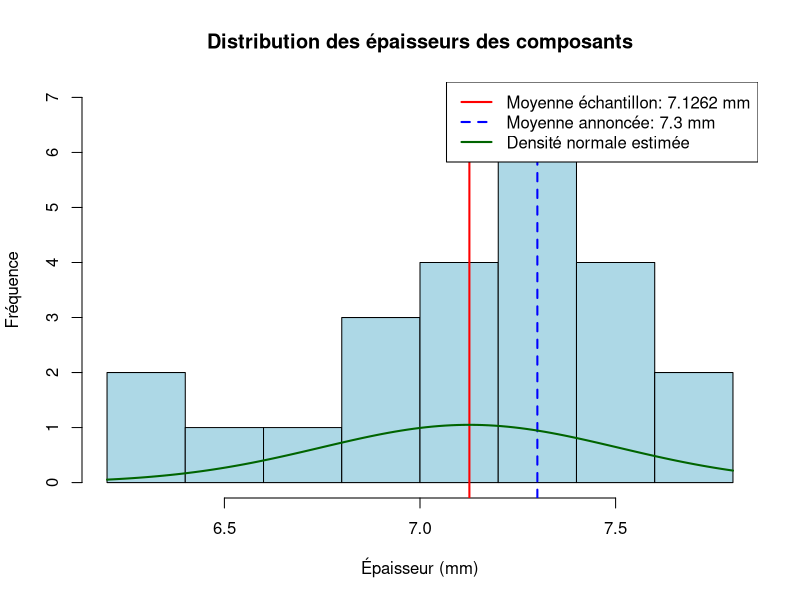

Reproduce this figure in R.
# Définition des données d'épaisseur en millimètres
epaisseurs <- c(6.47, 7.02, 7.15, 7.22, 7.44, 6.99, 7.47, 7.61, 7.32, 7.22,
                7.52, 6.92, 7.28, 6.69, 7.24, 7.19, 6.97, 7.52, 6.22, 7.13,
                7.32, 7.67, 7.24, 6.21)

# Paramètres du problème
n <- length(epaisseurs)           # Taille de l'échantillon
mu0 <- 7.3                        # Moyenne annoncée par le fournisseur
sigma <- 0.38                     # Écart-type connu
alpha <- 0.05                     # Niveau de signification 5%

# Calcul des statistiques de base
moyenne <- mean(epaisseurs)
ecart_type_echantillon <- sd(epaisseurs)

# Calcul de la statistique du test z
z_stat <- (moyenne - mu0) / (sigma / sqrt(n))
p_value <- 2 * pnorm(-abs(z_stat))  # Test bilatéral

# Valeur critique pour un test bilatéral avec α = 0.05
z_critique <- qnorm(1 - alpha/2)

# Affichage des résultats
cat("Analyse des épaisseurs des composants isolants\n")
cat("---------------------------------------------\n")
cat(sprintf("Nombre d'observations: %d\n", n))
cat(sprintf("Moyenne des épaisseurs: %.4f mm\n", moyenne))
cat(sprintf("Écart-type échantillon: %.4f mm\n", ecart_type_echantillon))
cat(sprintf("Écart-type connu: %.4f mm\n", sigma))
cat("\nTest d'hypothèse\n")
cat(sprintf("H0: μ = %.1f mm (le fournisseur respecte ses engagements)\n", mu0))
cat(sprintf("H1: μ ≠ %.1f mm (le fournisseur ne respecte pas ses engagements)\n", mu0))
cat(sprintf("Statistique z calculée: %.4f\n", z_stat))
cat(sprintf("Valeur critique (α = %.2f): ±%.4f\n", alpha, z_critique))
cat(sprintf("p-value: %.4f\n", p_value))

# Conclusion
cat("\nConclusion:\n")
if (abs(z_stat) > z_critique) {
  cat(sprintf("Comme |z| = %.4f > %.4f et p-value = %.4f < %.2f, nous rejetons H0.\n",
              abs(z_stat), z_critique, p_value, alpha))
  cat("L'entreprise peut affirmer, avec un risque faible de se tromper, que le fournisseur ne respecte pas ses engagements.\n")
} else {
  cat(sprintf("Comme |z| = %.4f < %.4f et p-value = %.4f > %.2f, nous ne pouvons pas rejeter H0.\n",
              abs(z_stat), z_critique, p_value, alpha))
  cat("L'entreprise ne peut pas affirmer, avec un risque faible de se tromper, que le fournisseur ne respecte pas ses engagements.\n")
}

# Représentation graphique
hist(epaisseurs,
     breaks = "FD",
     col = "lightblue",
     main = "Distribution des épaisseurs des composants",
     xlab = "Épaisseur (mm)",
     ylab = "Fréquence")

# Ajout de lignes verticales pour la moyenne échantillon et la moyenne annoncée
abline(v = moyenne, col = "red", lwd = 2)
abline(v = mu0, col = "blue", lwd = 2, lty = 2)

# Ajout de la courbe de densité normale estimée
curve(dnorm(x, mean = moyenne, sd = sigma),
      add = TRUE,
      col = "darkgreen",
      lwd = 2)

# Légende
legend("topright",
       legend = c(paste("Moyenne échantillon:", round(moyenne, 4), "mm"),
                  paste("Moyenne annoncée:", mu0, "mm"),
                  "Densité normale estimée"),
       col = c("red", "blue", "darkgreen"),
       lwd = c(2, 2, 2),
       lty = c(1, 2, 1))

# Intervalle de confiance pour la moyenne
marge_erreur <- z_critique * sigma / sqrt(n)
IC_inf <- moyenne - marge_erreur
IC_sup <- moyenne + marge_erreur

cat(sprintf("\nIntervalle de confiance à %.0f%% pour la moyenne: [%.4f, %.4f]\n",
            (1-alpha)*100, IC_inf, IC_sup))